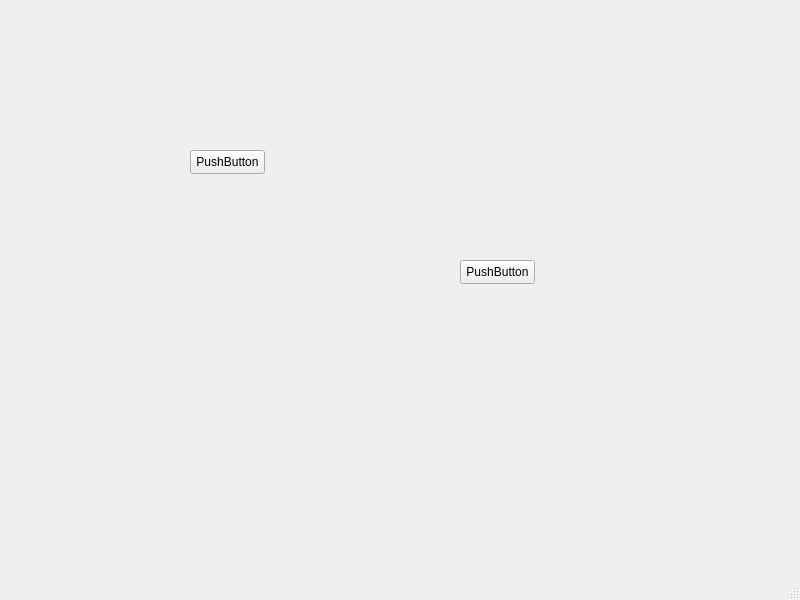
<?xml version="1.0" encoding="UTF-8"?>
<ui version="4.0">
 <class>test</class>
 <widget class="QMainWindow" name="test">
  <property name="geometry">
   <rect>
    <x>0</x>
    <y>0</y>
    <width>800</width>
    <height>600</height>
   </rect>
  </property>
  <property name="windowTitle">
   <string>MainWindow</string>
  </property>
  <widget class="QWidget" name="centralwidget">
   <widget class="QPushButton" name="pushButton">
    <property name="geometry">
     <rect>
      <x>190</x>
      <y>150</y>
      <width>75</width>
      <height>24</height>
     </rect>
    </property>
    <property name="text">
     <string>PushButton</string>
    </property>
   </widget>
   <widget class="QPushButton" name="pushButton_2">
    <property name="geometry">
     <rect>
      <x>460</x>
      <y>260</y>
      <width>75</width>
      <height>24</height>
     </rect>
    </property>
    <property name="text">
     <string>PushButton</string>
    </property>
   </widget>
  </widget>
  <widget class="QMenuBar" name="menubar">
   <property name="geometry">
    <rect>
     <x>0</x>
     <y>0</y>
     <width>800</width>
     <height>22</height>
    </rect>
   </property>
  </widget>
  <widget class="QStatusBar" name="statusbar"/>
 </widget>
 <resources/>
 <connections/>
</ui>
